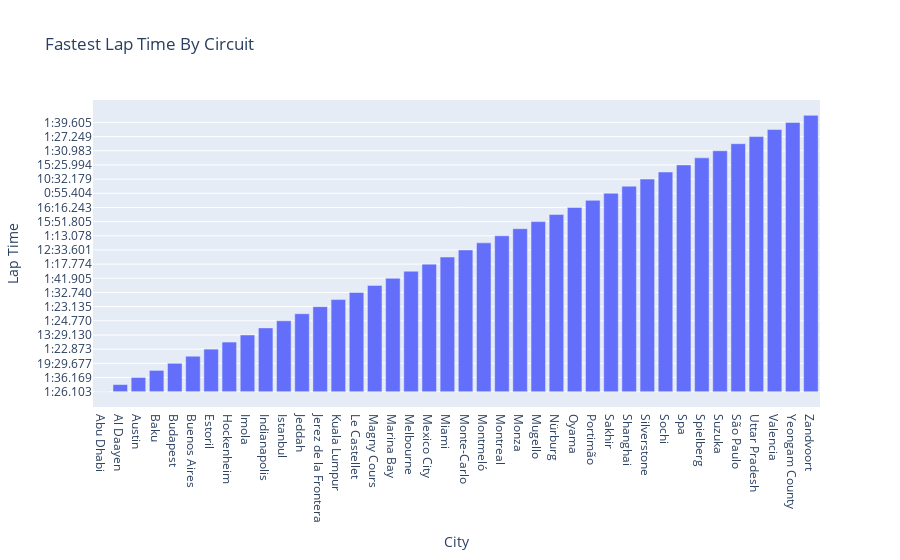

Notebook code cell kept with this figure:
### Code cell
fig8 = px.bar(fastest_lap, x='City', y= 'Lap Time',hover_data='Driver', title='Fastest Lap Time By Circuit')
fig8.show()
fig8.write_image('plot8.png')

### Figure 1 — Plotly figure (JSON) as saved in the notebook; plotly's stock layout.template omitted (floating-point values rounded to 4 significant figures)
{"data": [{"alignmentgroup": "True", "customdata": [["Max Verstappen"], ["Max Verstappen"], ["Charles Leclerc"], ["Charles Leclerc"], ["Olivier Panis"], ["Mika Salo"], ["Jacques Villeneuve"], ["Mark Webber"], ["Yuji Ide"], ["Rubens Barrichello"], ["Juan Pablo Montoya"], ["Lance Stroll"], ["Heinz-Harald Frentzen"], ["Christian Klien"], ["Sebastian Vettel"], ["David Coulthard"], ["Kevin Magnussen"], ["Logan Sargeant"], ["Valtteri Bottas"], ["Max Verstappen"], ["Olivier Panis"], ["Giancarlo Fisichella"], ["Valtteri Bottas"], ["Felipe Nasr"], ["Romain Grosjean"], ["Esteban Tuero"], ["Ralf Schumacher"], ["Lewis Hamilton"], ["George Russell"], ["Jarno Trulli"], ["Anthony Davidson"], ["Lewis Hamilton"], ["David Coulthard"], ["Carlos Sainz"], ["Lewis Hamilton"], ["Enrique Bernoldi"], ["Sebastian Vettel"], ["Timo Glock"], ["Sebastian Vettel"], ["Lewis Hamilton"]], "hovertemplate": "City=%{x}<br>Lap Time=%{y}<br>Driver=%{customdata[0]}<extra></extra>", "legendgroup": "", "marker": {"color": "#636efa", "pattern": {"shape": ""}}, "name": "", "offsetgroup": "", "orientation": "v", "showlegend": false, "textposition": "auto", "type": "bar", "x": ["Abu Dhabi", "Al Daayen", "Austin", "Baku", "Budapest", "Buenos Aires", "Estoril", "Hockenheim", "Imola", "Indianapolis", "Istanbul", "Jeddah", "Jerez de la Frontera", "Kuala Lumpur", "Le Castellet", "Magny Cours", "Marina Bay", "Melbourne", "Mexico City", "Miami", "Monte-Carlo", "Montmeló", "Montreal", "Monza", "Mugello", "Nürburg", "Oyama", "Portimão", "Sakhir", "Shanghai", "Silverstone", "Sochi", "Spa", "Spielberg", "Suzuka", "São Paulo", "Uttar Pradesh", "Valencia", "Yeongam County", "Zandvoort"], "xaxis": "x", "y": ["1:26.103", "1:23.196", "1:36.169", "1:43.009", "19:29.677", "15:41.618", "1:22.873", "14:06.799", "13:29.130", "1:10.399", "1:24.770", "19:45.303", "1:23.135", "11:16.839", "1:32.740", "1:15.045", "1:41.905", "10:44.225", "1:17.774", "1:29.708", "12:33.601", "1:15.641", "1:13.078", "15:14.219", "15:51.805", "13:14.653", "16:16.243", "1:18.750", "0:55.404", "14:14.416", "10:32.179", "1:35.761", "15:25.994", "1:05.619", "1:30.983", "10:41.546", "1:27.249", "1:38.683", "1:39.605", "1:11.097"], "yaxis": "y"}], "layout": {"barmode": "relative", "legend": {"tracegroupgap": 0}, "title": {"text": "Fastest Lap Time By Circuit"}, "xaxis": {"anchor": "y", "domain": [0, 1], "title": {"text": "City"}}, "yaxis": {"anchor": "x", "domain": [0, 1], "title": {"text": "Lap Time"}}}}
